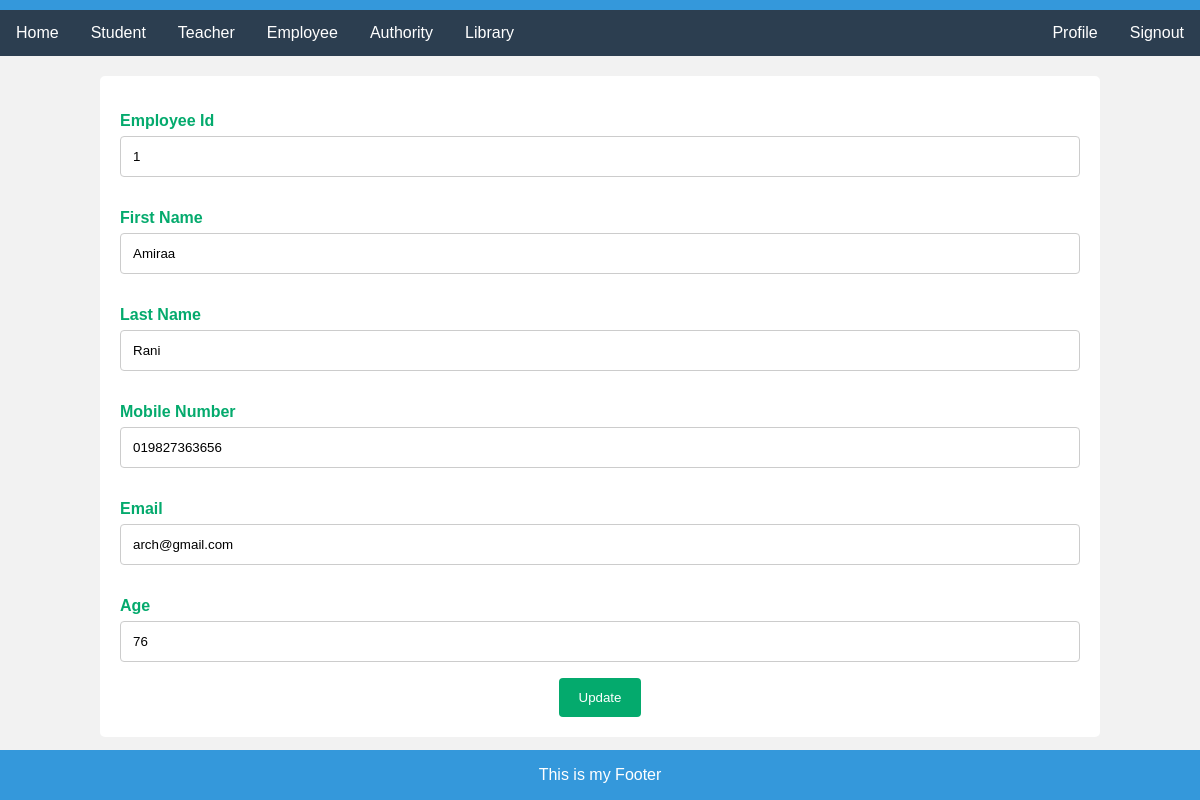
Page /editEmployee/1 on the committed database.
### myApp/models.py (models this page shows, shortened)
class Employees(models.Model):
    First_Name=models.CharField(max_length=100, null=True)
    Last_Name=models.CharField(max_length=100, null=True)
    Mobile=models.CharField(max_length=100, null=True)
    Email=models.CharField(max_length=100, null=True)
    Age=models.CharField(max_length=100, null=True)

### myProject/views.py (the view)
# urls.py: path('editEmployee/<str:myid>',editEmployee, name="editEmployee"),
def editEmployee(request, myid):
    employee=Employees.objects.filter(id=myid)
    context={
        "employee":employee,
    }
    return render(request, "editEmployee.html", context)

### template/editEmployee.html (shortened to what this page needs)
{%extends "home.html"%}
{%block content%}
<div class="container">
    <form action="{% url 'updateemployee'%}" method='post'>
        {% for i in employee %}
    <form>
      <label for="fname">Employee Id</label>
      <input type="text" id="fname" value="{{i.id}}" name="employeeid" placeholder="Your id..">
      <label for="fname">First Name</label>
      <input type="text" id="fname" value="{{i.First_Name}}" name="firstname" placeholder="Your name..">
      <label for="lastname">Last Name</label>
      <input type="text" id="lastname" value="{{i.Last_Name}}" name="lastname" placeholder="Your last name..">
      <label for="Mobile">Mobile Number</label>
      <input type="text" id="lname" value="{{i.Mobile}}" name="mobile" placeholder="Your mobile number..">
      <label for="email">Email</label>
      <input type="text" id="email" value="{{i.Email}}" name="email" placeholder="Your email..">
      <label for="age">Age</label>
      <input type="text" id="age" value="{{i.Age}}" name="age" placeholder="Your age..">
      <input type="submit" value="Update">
      {% endfor %}
    </form>
  </div>
{%endblock%}

### template/home.html (style rules this page uses)
body { font-family: 'Arial', sans-serif; margin: 0; padding: 0; background-color: #f9f9f9; height: 20000; }
.container { max-width: 1200px; margin: 20px auto; padding: 20px; background-color: #ecf0f1; border-radius: 8px; }
body { font-family: Arial, Helvetica, sans-serif; text-align: center; background-color: #f2f2f2; }
.container { border-radius: 5px; background-color: #ffffff; padding: 20px; width: 80%; margin: 20px auto; }
label { display: block; margin-top: 16px; color: #04AA6D; font-weight: bold; text-align: left; }
input[type=text] { width: 100%; padding: 12px; border: 1px solid #ccc; border-radius: 4px; box-sizing: border-box; margin-top: 6px; margin-bottom: 16px; resize: vertical; }
input[type=submit] { background-color: #04AA6D; color: white; padding: 12px 20px; border: none; border-radius: 4px; cursor: pointer; }

### rows in the picture
Employees: employeeid "1", firstname "Amiraa", lastname "Rani", mobile "019827363656", email "arch@gmail.com", age "76"
